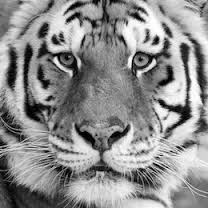
%> input picture hw3 Median & Difference filtering/lion2.jpg, 208 x 208 px
$ octave second.m   (GNU Octave 9; MATLAB toolbox functions it lacks are replaced by stand-ins)
%> lines starting %> are read from the running program, lines starting %| are printed output that depends on the picture
clear
clc
x = imread('lion2.jpg');
%> x is the input picture: size 208x208 uint8; min 0, max 255, mean 141.8
x=im2double(x);
%> x: size 208x208 double

%hx filter
h1=zeros(3,3);
h1(2,2) = -1;
h1(2,1) = 1;

%hx filtered image
Ix=conv2(x,h1);
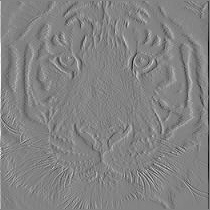
%> Ix: size 210x210 double; min -0.98, max 0.925, mean -1.36e-19; drawn with min black and max white
%show original image
imshow(x)
figure
imshow(Ix)
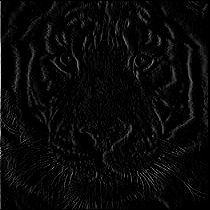
%> displayed picture: size 210x210, on the screen's scale of 0 to 255; min 0, max 236, mean 8.9


%hy filter
h2=zeros(3,3);
h2(2,2) = -1;
h2(3,2) = 1;

%hy filtered image
Iy=conv2(x,h2);
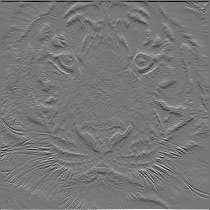
%> Iy: size 210x210 double; min -0.867, max 0.98, mean 0; drawn with min black and max white
figure
imshow(Iy)
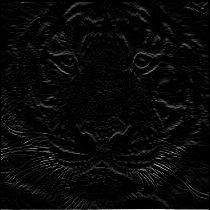
%> displayed picture: size 210x210, on the screen's scale of 0 to 255; min 0, max 250, mean 8.7

%magnitude of the image
Im = sqrt(Ix.*Ix + Iy.*Iy);
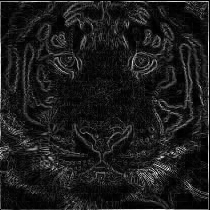
%> Im: size 210x210 double; min 0, max 0.981, mean 0.111
figure
imshow(Im)
